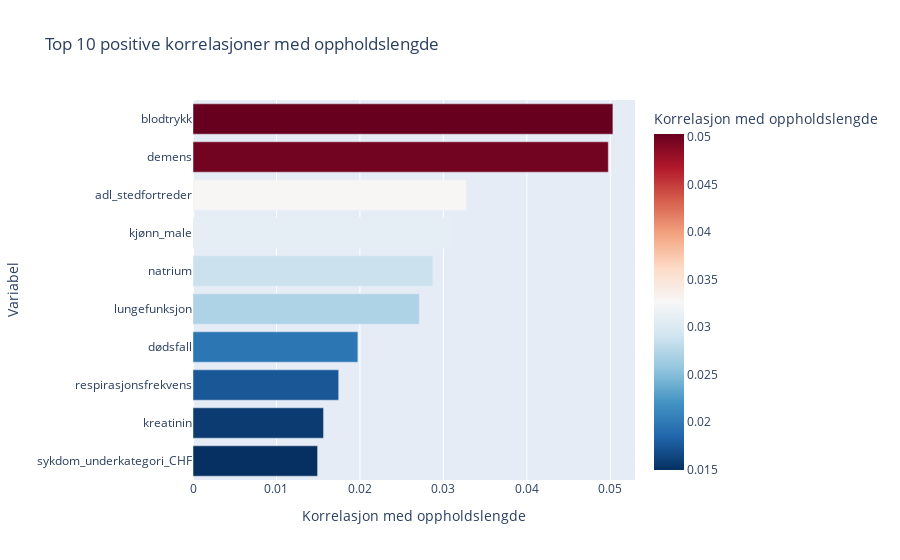

The cell this chart's notebook holds for it:
### Code cell
# Finner korrelasjon mellom andre variabler og oppholdslengde
corr_oppholdslengde = df_train.corr()["oppholdslengde"].sort_values()

# dropper korrelasjonen av oppholdslengde med seg selv (da den er 1) for tydeligere visualisering
corr_oppholdslengde = corr_oppholdslengde.drop("oppholdslengde")

# Velger de topp 5 mest negative korrelasjoner og topp 5 mest positive 
top_corr = pd.concat([corr_oppholdslengde.tail(10)])

# Konverterer til en egen dataframe med kun variabel og korrelasjonsverdi
top_corr_df = top_corr.reset_index()
top_corr_df.columns = ["Variabel", "Korrelasjon med oppholdslengde"]

# Plotter horisontalt bar-plot
fig = px.bar(top_corr_df,
             x = "Korrelasjon med oppholdslengde",
             y = "Variabel",
             title = "Top 10 positive korrelasjoner med oppholdslengde",
             orientation = "h",
             color = "Korrelasjon med oppholdslengde",
             color_continuous_scale = "RdBu_r")

fig.show()

### Figure 1 — Plotly figure (JSON) as saved in the notebook; plotly's stock layout.template omitted (floating-point values rounded to 4 significant figures)
{"data": [{"alignmentgroup": "True", "hovertemplate": "Korrelasjon med oppholdslengde=%{marker.color}<br>Variabel=%{y}<extra></extra>", "legendgroup": "", "marker": {"color": [0.01493, 0.01564, 0.01746, 0.01975, 0.02711, 0.02874, 0.03087, 0.03278, 0.04976, 0.05031], "coloraxis": "coloraxis", "pattern": {"shape": ""}}, "name": "", "offsetgroup": "", "orientation": "h", "showlegend": false, "textposition": "auto", "type": "bar", "x": [0.01493, 0.01564, 0.01746, 0.01975, 0.02711, 0.02874, 0.03087, 0.03278, 0.04976, 0.05031], "xaxis": "x", "y": ["sykdom_underkategori_CHF", "kreatinin", "respirasjonsfrekvens", "dødsfall", "lungefunksjon", "natrium", "kjønn_male", "adl_stedfortreder", "demens", "blodtrykk"], "yaxis": "y"}], "layout": {"barmode": "relative", "coloraxis": {"colorbar": {"title": {"text": "Korrelasjon med oppholdslengde"}}, "colorscale": [[0, "rgb(5,48,97)"], [0.1, "rgb(33,102,172)"], [0.2, "rgb(67,147,195)"], [0.3, "rgb(146,197,222)"], [0.4, "rgb(209,229,240)"], [0.5, "rgb(247,247,247)"], [0.6, "rgb(253,219,199)"], [0.7, "rgb(244,165,130)"], [0.8, "rgb(214,96,77)"], [0.9, "rgb(178,24,43)"], [1, "rgb(103,0,31)"]]}, "legend": {"tracegroupgap": 0}, "title": {"text": "Top 10 positive korrelasjoner med oppholdslengde"}, "xaxis": {"anchor": "y", "domain": [0, 1], "title": {"text": "Korrelasjon med oppholdslengde"}}, "yaxis": {"anchor": "x", "domain": [0, 1], "title": {"text": "Variabel"}}}}
